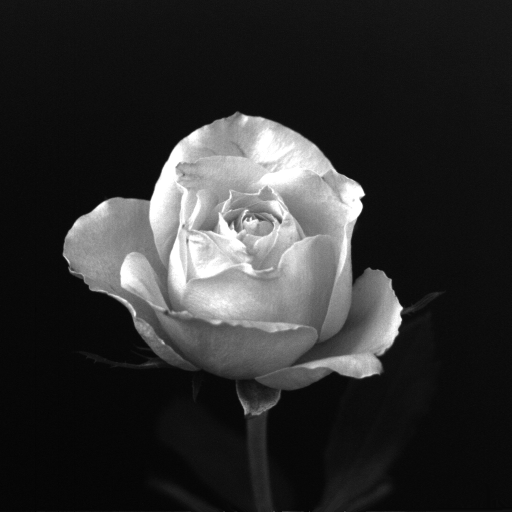
#> input picture Images/Rose 1024x1024.tif, 1024 x 1024 px (shown at 1/2 size)
$ jupyter execute Problem_1_b.ipynb
#> lines starting #> are read from the running program, lines starting #| are printed output that depends on the picture
### 1. Take grayscale image of size 512x512 and perform the following operations -
### (b) Decrease its spatial resolution by half every time and observe its change when displaying in the same window size

[cell 1]
import cv2
import numpy as np
import matplotlib.pyplot as plt

[cell 2]
image = cv2.imread('./../../Images/Rose 1024x1024.tif', cv2.IMREAD_GRAYSCALE)
#> image is the input picture: shape (1024, 1024); min 0, max 255, mean 46.8
plt.imshow(image, cmap='gray')
plt.title(f'Image Size: {image.shape}')

#### Spatial Resolution Decreasing Function

[cell 3]
def decrease_resolution(image):
    height, width = image.shape
    n_image = np.zeros((height//2, width//2))
    for row in range(height):
        for column in range(width):
            n_image[row//2, column//2] = image[row,column]
    return n_image

#### Display the changes of resolution

[cell 4]
decrease_image = cv2.resize(image, (512,512))
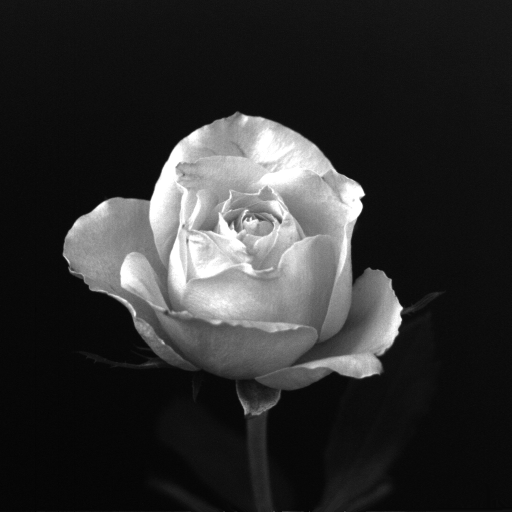
#> decrease_image: shape (512, 512); min 3, max 255, mean 46.9
plt.figure(figsize=(10,10))
for i in range(1,5):
    plt.subplot(2,2, i)
    decrease_image = decrease_resolution(decrease_image)
    plt.imshow(decrease_image, cmap='gray')
    plt.title(f'Image Size: {decrease_image.shape}')
#> this loop made 4 passes
#> pass 2, `decrease_image = decrease_resolution(decrease_image)`:
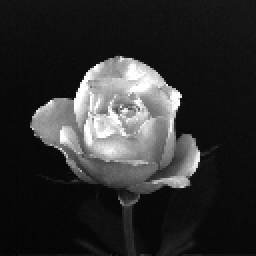
#> decrease_image: shape (128, 128) float64 (shown 2 times larger); min 4, max 255, mean 46.9
#> pass 3, `decrease_image = decrease_resolution(decrease_image)`:
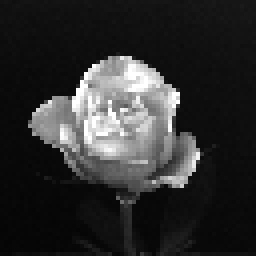
#> decrease_image: shape (64, 64) float64 (shown 4 times larger); min 5, max 255, mean 47
#> after the loop:
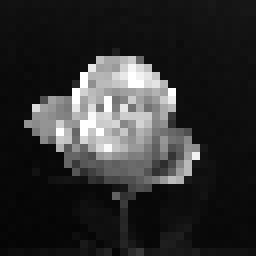
#> decrease_image: shape (32, 32) float64 (shown 8 times larger); min 5, max 255, mean 46.8

plt.show()
